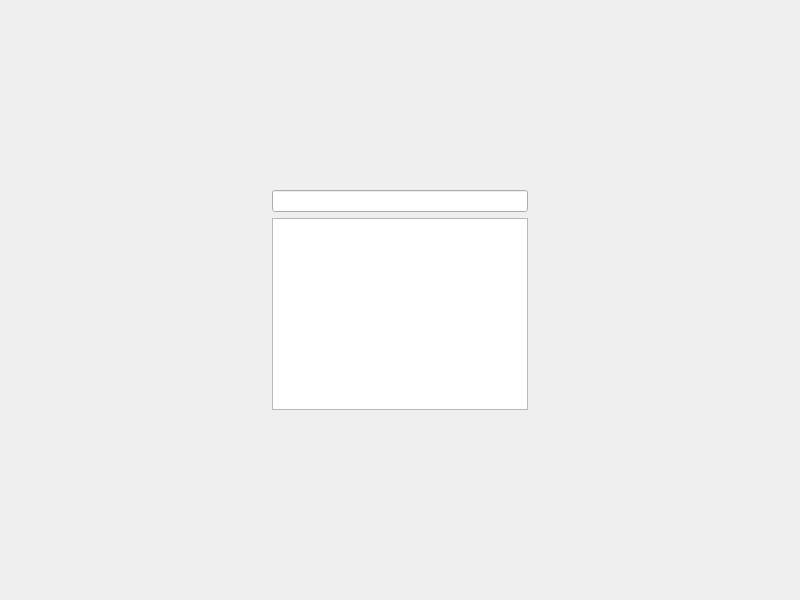
<?xml version="1.0" encoding="UTF-8"?>
<ui version="4.0">
 <class>Formelsammlung</class>
 <widget class="QWidget" name="Formelsammlung">
  <property name="geometry">
   <rect>
    <x>0</x>
    <y>0</y>
    <width>800</width>
    <height>600</height>
   </rect>
  </property>
  <property name="windowTitle">
   <string>Formelsammlung</string>
  </property>
  <layout class="QVBoxLayout" name="verticalLayout">
   <item>
    <widget class="QWidget" name="centralwidget" native="true">
     <layout class="QGridLayout" name="gridLayout">
      <item row="1" column="1">
       <widget class="QLineEdit" name="le_Search"/>
      </item>
      <item row="2" column="1">
       <widget class="QListView" name="listView">
        <property name="editTriggers">
         <set>QAbstractItemView::NoEditTriggers</set>
        </property>
       </widget>
      </item>
      <item row="2" column="0">
       <spacer name="horizontalSpacer">
        <property name="orientation">
         <enum>Qt::Horizontal</enum>
        </property>
        <property name="sizeHint" stdset="0">
         <size>
          <width>40</width>
          <height>20</height>
         </size>
        </property>
       </spacer>
      </item>
      <item row="0" column="1">
       <spacer name="verticalSpacer">
        <property name="orientation">
         <enum>Qt::Vertical</enum>
        </property>
        <property name="sizeHint" stdset="0">
         <size>
          <width>20</width>
          <height>40</height>
         </size>
        </property>
       </spacer>
      </item>
      <item row="2" column="2">
       <spacer name="horizontalSpacer_2">
        <property name="orientation">
         <enum>Qt::Horizontal</enum>
        </property>
        <property name="sizeHint" stdset="0">
         <size>
          <width>40</width>
          <height>20</height>
         </size>
        </property>
       </spacer>
      </item>
      <item row="3" column="1">
       <spacer name="verticalSpacer_2">
        <property name="orientation">
         <enum>Qt::Vertical</enum>
        </property>
        <property name="sizeHint" stdset="0">
         <size>
          <width>20</width>
          <height>40</height>
         </size>
        </property>
       </spacer>
      </item>
     </layout>
    </widget>
   </item>
  </layout>
 </widget>
 <resources/>
 <connections/>
</ui>
